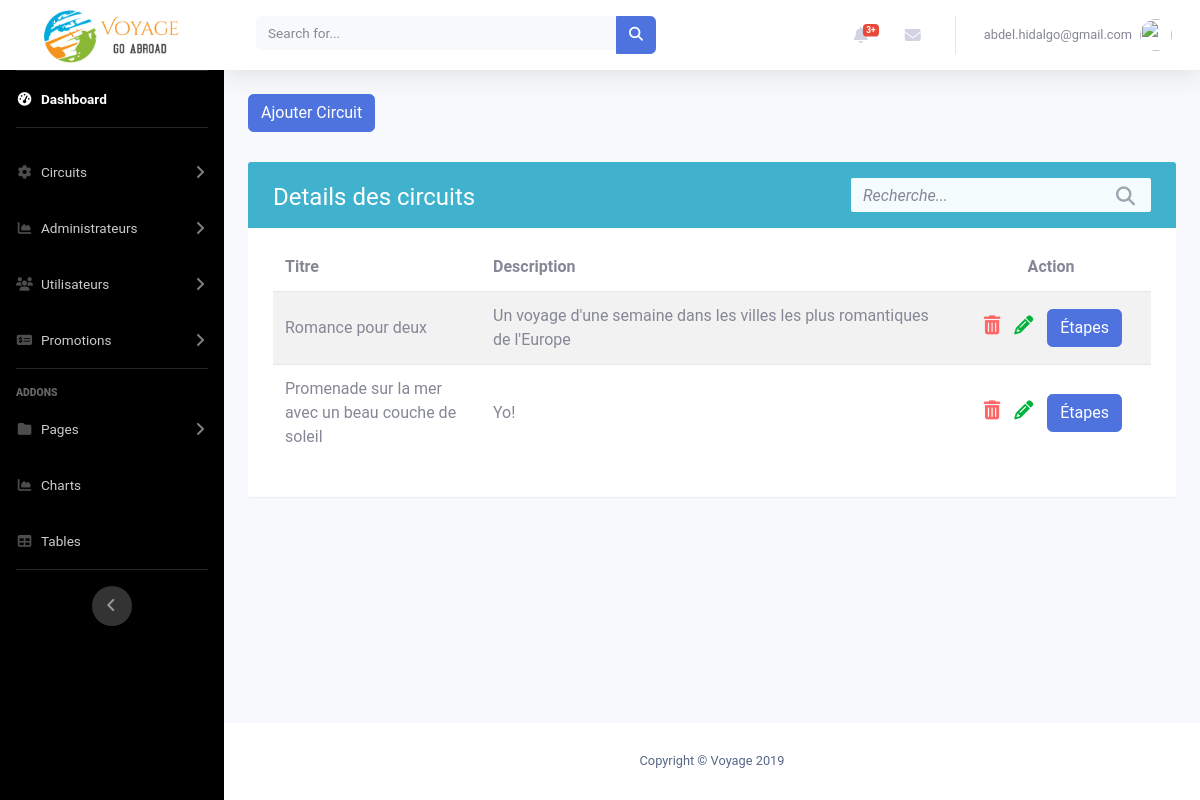
The app's page /admin3/gererCircuit.php with its own data.
### tables this page shows
CREATE TABLE `circuit` (
  `idCircuit` int(11) NOT NULL,
  `titre` varchar(50) NOT NULL,
  `description` varchar(300) DEFAULT NULL,
  `estActif` tinyint(1) DEFAULT '1'
);

### admin3/gererCircuit.php (the view, shortened to what this page needs)
<?php
    include_once "includes/header.php";
    include_once "includes/navbar.php";
    $stmt = $conn->query('SELECT * FROM circuit');
    $table = '
                <div class="table-wrapper">
                    <div class="table-title">
                        <div class="row">
                            <div class="col-sm-8">
                                <h2>Details des circuits</b></h2>
                            </div>
                            <div class="col-sm-4">
                                <div class="search-box">
                                    <div class="input-group">
                                        <input type="text" id="search" class="form-control" placeholder="Recherche...">
                                        <span class="input-group-addon"><i class="fa fa-search" aria-hidden="true"></i></span>
                                    </div>
                                </div>
                            </div>
                        </div>
                    </div>
                    <table class="table table-striped">
                        <thead>
                            <tr>
                                <th>Titre</th>
                                <th>Description</th>
                                <th style="width: 200px; text-align: center;">Action</th>
                            </tr>
                        </thead>
                        <tbody>';
                        while ($row = $stmt->fetch()) {
                            $table .= '
                                    <tr>
                                        <td>' . $row->titre . '</td>
                                        <td>' . $row->description . '</td>
                                        <td style="width: 200px;">
                                            <div class="col-md-12 choix">
                                                <a href="" data-toggle="modal" data-target="#exampleModal'. $row->idCircuit .'"><i class="fa fa-trash" aria-hidden="true" style="color: #ff6666;"></i></a>
                                                <a href="modifierCircuit.php?idCircuit=' . $row->idCircuit . '"><i class="fa fa-pencil" aria-hidden="true" style="color: #00b33c;"></i></a>
                                                <a href="listerEtapes.php?idCircuit=' . $row->idCircuit . '" class="btn btn-primary" style="color: white;">Étapes</a>
                                                <div style="color: black;" class="modal fade" id="exampleModal'. $row->idCircuit .'" tabindex="-1" role="dialog" aria-labelledby="exampleModalLabel" aria-hidden="true">
                                                        Êtes-vous certain de vouloir supprimer "' . $row->titre . '"?
                                                            <a type="button" href="deleteCircuit.php?idCircuit=' . $row->idCircuit . '" class="btn btn-primary">Confirmer</a>
                                                </div>
                                            </div>
                                        </td>
                                    </tr>';
                        }
                $table .= '</tbody>
                        </table>
                    </div>
                ';
?><div class="container minimumHeight">
    <form action="creerCircuit.php">
        <button class="btn btn-primary" style="color: white;">Ajouter Circuit</button>
    </form>
    <?php
        echo $table;
    ?>
</div><?php
  include_once 'includes/footer.php';
?>

### admin3/css/abdel.css (style rules this page uses)
.choix { text-align: right !important; }
.minimumHeight { min-height: 75vh !important; }

### admin3/css/crud.css (style rules this page uses)
body { color: #566787; background: #f7f5f2; font-family: 'Roboto', sans-serif; }
.table-wrapper { background: #fff; padding: 20px 25px; margin: 30px auto; border-radius: 3px; box-shadow: 0 1px 1px rgba(0,0,0,.05); }
.table-title { color: #fff; background: #40b2cd; padding: 16px 25px; margin: -20px -25px 10px; border-radius: 3px 3px 0 0; }
.table-title h2 { margin: 5px 0 0; font-size: 24px; }
.search-box { position: relative; float: right; }
.search-box .input-group { min-width: 300px; position: absolute; right: 0; }
.search-box .input-group-addon, .search-box input { border-color: #ddd; border-radius: 0; }
.search-box input { height: 34px; padding-right: 35px; background: #f4fcfd; border: none; border-radius: 2px !important; }
.search-box input::placeholder { font-style: italic; }
.search-box .input-group-addon { min-width: 35px; border: none; background: transparent; position: absolute; right: 0; z-index: 9; padding: 6px 0; }
.search-box i { color: #a0a5b1; font-size: 19px; position: relative; top: 2px; }
table.table { table-layout: fixed; margin-top: 15px; }
table.table tr th, table.table tr td { border-color: #e9e9e9; vertical-align: center; }
table.table th:first-child { width: 13rem; }
table.table td a { color: #a0a5b1; display: inline-block; margin: 0 5px; }
table.table td i { font-size: 19px; }
table.table thead th { border: none; }

### records on screen
circuit: titre "Romance pour deux", description "Un voyage d'une semaine dans les villes les plus romantiques de l'Europe"
circuit: titre "Promenade sur la mer avec un beau couche de soleil", description "Yo!"
